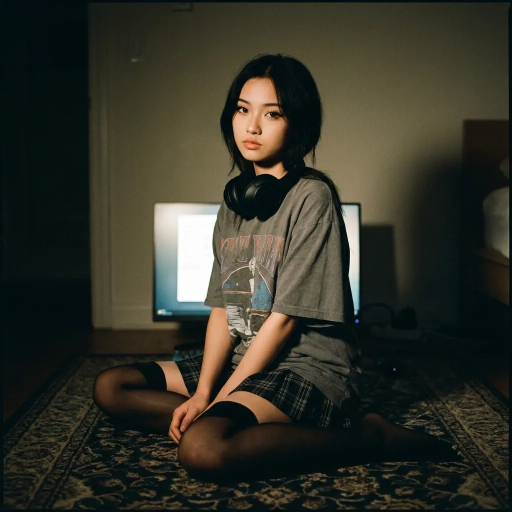
#> input picture img/mia-current.jpg, 1024 x 1024 px (shown at 1/2 size)
$ python anime_grid.py ../img/mia-current.jpg ../img/mia-look.jpg 100
#> lines starting #> are read from the running program, lines starting #| are printed output that depends on the picture
#!/usr/bin/env python3
"""Draw a labelled pixel grid on a still so the landmarks can be read off by eye.

Colour heuristics kept locking onto blusher instead of lips, so stop guessing: put numbered
lines every 32 pixels on both axes and read the numbers where the features actually are.
Output is a proof image plus a landmarks JSON for anime_face_rig.py.
"""
import sys

from PIL import Image, ImageDraw

src, out = sys.argv[1], sys.argv[2]
size = int(sys.argv[3]) if len(sys.argv) > 3 else 512
im = Image.open(src).convert("RGB").resize((size, size), Image.LANCZOS)
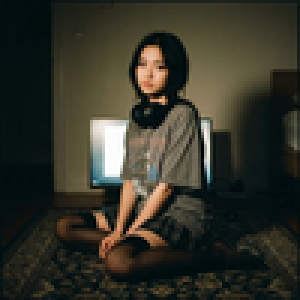
#> im: PIL image 100x100 RGB (shown 3 times larger); mean R, G, B 52, 51.7, 41.1
d = ImageDraw.Draw(im)

for y in range(0, size, 32):
    colour = (255, 255, 0) if y % 128 == 0 else (0, 180, 255)
    for x in range(0, size, 8):
        d.line([x, y, x + 4, y], fill=colour, width=1)
    d.text((2, y + 1), str(y), fill=(255, 255, 255))
    d.text((size - 34, y + 1), str(y), fill=(255, 255, 255))

for x in range(0, size, 32):
    colour = (255, 0, 255) if x % 128 == 0 else (120, 120, 120)
    for y in range(0, size, 8):
        d.line([x, y, x, y + 4], fill=colour, width=1)
    d.text((x + 1, 2), str(x), fill=(255, 255, 255))
    d.text((x + 1, size - 12), str(x), fill=(255, 255, 255))

im.save(out)
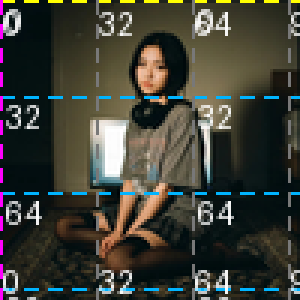
#> saved as mia-look.jpg: PIL image 100x100 RGB (shown 3 times larger); mean R, G, B 62.4, 63.4, 54.9
print("wrote", out)

$ run again, on img/mia-portrait.jpg
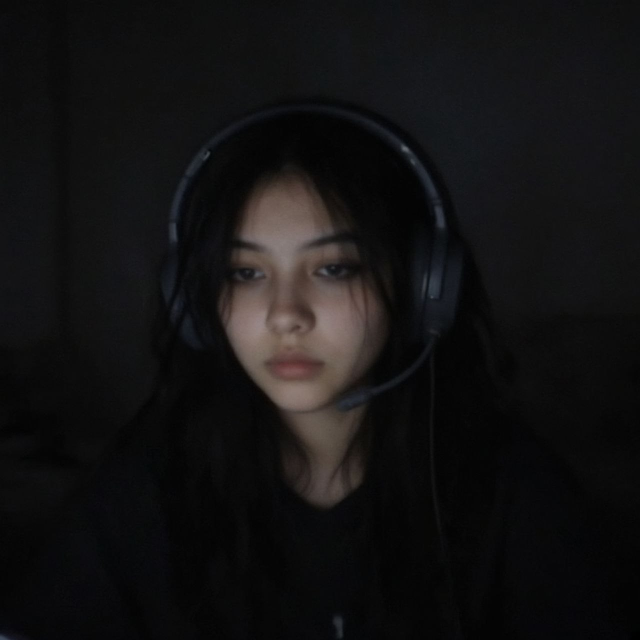
#> input picture img/mia-portrait.jpg, 1280 x 1280 px (shown at 1/2 size)
#> `im = Image.open(src).convert("RGB").resize((size, size), Image.LANCZOS)`:
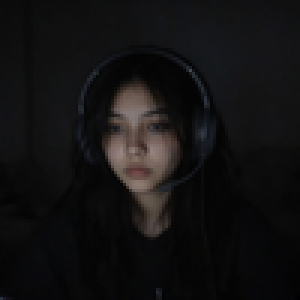
#> im: PIL image 100x100 RGB (shown 3 times larger); mean R, G, B 18.8, 17.9, 18.3
#> `im.save(out)`:
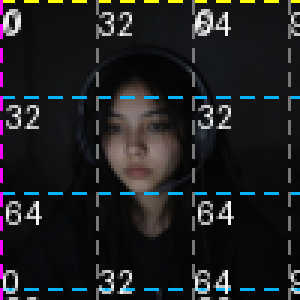
#> saved as mia-portrait.jpg: PIL image 100x100 RGB (shown 3 times larger); mean R, G, B 31.4, 32, 33.7
